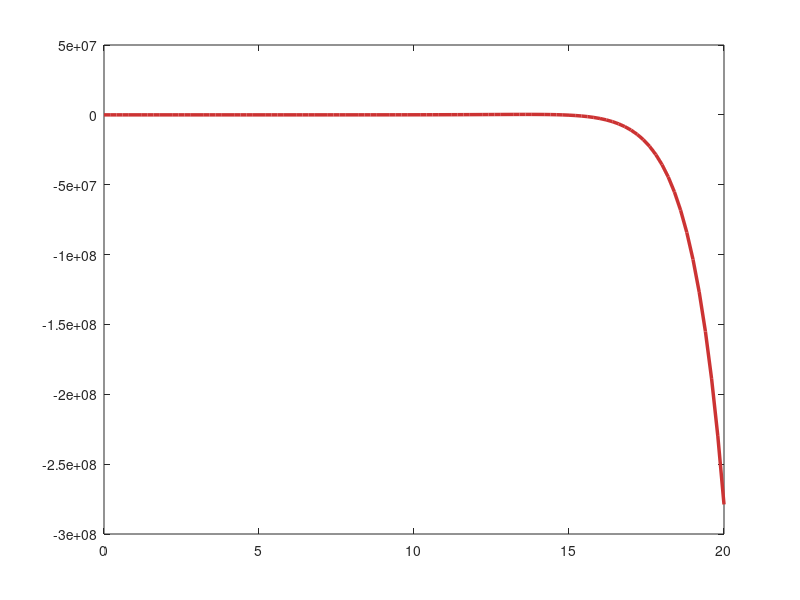

Source code (MATLAB): (Note: this script raises an error after producing the figure.)
% k = 1;
% num = k * [10 9 -1]; den = [10 10*k-12 9*k-1 4-k];
% W_open = tf(num, den);
% 
% [y,t] = step(W_open);
% 
% figure('Color','w','Position',[100 100 900 500])
% plot(t, y, 'LineWidth', 2.5, 'Color', [0.8 0.2 0.2])
% 
% ax = gca; ax.LineWidth = 1.5; ax.FontSize = 20;
% ax.XColor = [0.3, 0.3, 0.3]; ax.YColor = [0.3, 0.3, 0.3];
% grid on; grid minor; box on;
% ax.GridColor = [0.9, 0.9, 0.9]; ax.GridAlpha = 0.4; 
% ax.MinorGridColor = [0.95, 0.95, 0.95];ax.MinorGridAlpha = 0.2;
% 
% xlabel('Time', 'FontSize', 25, 'FontWeight', 'normal');
% ylabel('Amplitude', 'FontSize', 25, 'FontWeight', 'normal');
% legend('$y_{s.r.}(t)$', 'Interpreter','latex', 'Location','northwest', 'FontSize', 25);
% 
% yl = ylim; ylim([-4.5*10^12 yl(2)]);
% xl = xlim; xlim([-0.03 113])
% 
% set(findall(gcf, '-property', 'FontName'), 'FontName', 'DejaVu Math TeX Gyre');
% exportgraphics(gcf,'../../../images/task2/o2/h-zamk.png','Resolution',300)
% exportgraphics(gcf,'../../../images/task2/o2/h-zamk.pdf','ContentType','vector')


%%%%%%%%%%%%%%%%%%%%%%%%%%%%%%%%%%%%%%%%%%%%%%%%%%%%%%%%%%%%%%%%%%%%%%%%%%%

k = 2;
num = k * [10 9 -1]; den = [10 -12 -1 4];
W_open = tf(num, den);

[y,t] = step(W_open);

figure('Color','w','Position',[100 100 900 500])
plot(t, y, 'LineWidth', 2.5, 'Color', [0.8 0.2 0.2])

ax = gca; ax.LineWidth = 1.5; ax.FontSize = 20;
ax.XColor = [0.3, 0.3, 0.3]; ax.YColor = [0.3, 0.3, 0.3];
grid on; grid minor; box on;
ax.GridColor = [0.9, 0.9, 0.9]; ax.GridAlpha = 0.4; 
ax.MinorGridColor = [0.95, 0.95, 0.95];ax.MinorGridAlpha = 0.2;

xlabel('Time', 'FontSize', 25, 'FontWeight', 'normal');
ylabel('Amplitude', 'FontSize', 25, 'FontWeight', 'normal');
legend('$y_{s.r.}(t)$', 'Interpreter','latex', 'Location','northwest', 'FontSize', 25);

% yl = ylim; ylim([-1.5 2.5]);
% xl = xlim; xlim([-0.03 53.3])

set(findall(gcf, '-property', 'FontName'), 'FontName', 'DejaVu Math TeX Gyre');
% exportgraphics(gcf,'../../../images/task2/o2/h-zamk2.png','Resolution',300)
% exportgraphics(gcf,'../../../images/task2/o2/h-zamk2.pdf','ContentType','vector')
%%%%%%%%%%%%%%%%%%%%%%%%%%%%%%%%%%%%%%%%%%%%%%%%%%%%%%%%%%%%%%%%%%%%%%%%%%%

% k = 4;
% num = k * [10 9 -1]; den = [10 10*k-12 9*k-1 4-k];
% W_open = tf(num, den);
% 
% [y,t] = step(W_open);
% 
% figure('Color','w','Position',[100 100 900 500])
% plot(t, y, 'LineWidth', 2.5, 'Color', [0.8 0.2 0.2])
% 
% ax = gca; ax.LineWidth = 1.5; ax.FontSize = 20;
% ax.XColor = [0.3, 0.3, 0.3]; ax.YColor = [0.3, 0.3, 0.3];
% grid on; grid minor; box on;
% ax.GridColor = [0.9, 0.9, 0.9]; ax.GridAlpha = 0.4; 
% ax.MinorGridColor = [0.95, 0.95, 0.95];ax.MinorGridAlpha = 0.2;
% 
% xlabel('Time', 'FontSize', 25, 'FontWeight', 'normal');
% ylabel('Amplitude', 'FontSize', 25, 'FontWeight', 'normal');
% legend('$y_{s.r.}(t)$', 'Interpreter','latex', 'Location','northeast', 'FontSize', 25);
% 
% xl = xlim; xlim([-1 5700])
% 
% set(findall(gcf, '-property', 'FontName'), 'FontName', 'DejaVu Math TeX Gyre');
% exportgraphics(gcf,'../../../images/task2/o2/h-zamk3.png','Resolution',300)
% exportgraphics(gcf,'../../../images/task2/o2/h-zamk3.pdf','ContentType','vector')


%%%%%%%%%%%%%%%%%%%%%%%%%%%%%%%%%%%%%%%%%%%%%%%%%%%%%%%%%%%%%%%%%%%%%%%%%%%

% k = 7;
% num = k * [10 9 -1]; den = [10 10*k-12 9*k-1 4-k];
% W_open = tf(num, den);
% 
% [y,t] = step(W_open);
% 
% figure('Color','w','Position',[100 100 900 500])
% plot(t, y, 'LineWidth', 2.5, 'Color', [0.8 0.2 0.2])
% 
% ax = gca; ax.LineWidth = 1.5; ax.FontSize = 20;
% ax.XColor = [0.3, 0.3, 0.3]; ax.YColor = [0.3, 0.3, 0.3];
% grid on; grid minor; box on;
% ax.GridColor = [0.9, 0.9, 0.9]; ax.GridAlpha = 0.4; 
% ax.MinorGridColor = [0.95, 0.95, 0.95];ax.MinorGridAlpha = 0.2;
% 
% xlabel('Time', 'FontSize', 25, 'FontWeight', 'normal');
% ylabel('Amplitude', 'FontSize', 25, 'FontWeight', 'normal');
% legend('$y_{s.r.}(t)$', 'Interpreter','latex', 'Location','northwest', 'FontSize', 25);
% 
% yl = ylim; ylim([-10*10^24 2*10^24]);
% xl = xlim; xlim([-0.03 1300])
% 
% set(findall(gcf, '-property', 'FontName'), 'FontName', 'DejaVu Math TeX Gyre');
% exportgraphics(gcf,'../../../images/task2/o2/h-zamk4.png','Resolution',300)
% exportgraphics(gcf,'../../../images/task2/o2/h-zamk4.pdf','ContentType','vector')
